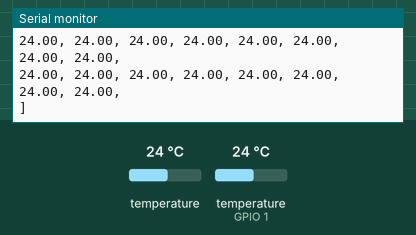
Recording of a sketch running on a simulated ESP8266 (NodeMCU). Shown: the last lines printed to the serial monitor. Inputs (shaded band) come from the test bench; at power-on: temperature 24 °C, temperature (sensor on GPIO 1) 24 °C. WiFi joins after 1.5 s; servers stay silent unless stated.

Above: at 2.7 s.
2.8 s: temperature (sensor 0) set to 12 °C
At 4.3 s:
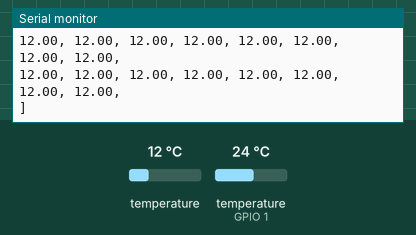
7.8 s: temperature (sensor on GPIO 1) set to 12 °C
9.8 s: temperature (sensor 0) set to 19 °C
At 11.2 s:
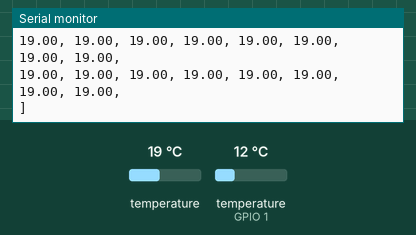
14.8 s: temperature (sensor on GPIO 1) set to 19 °C
Timing chart, 0 to 17.8 s (numbered marks = the images above; inputs shaded):
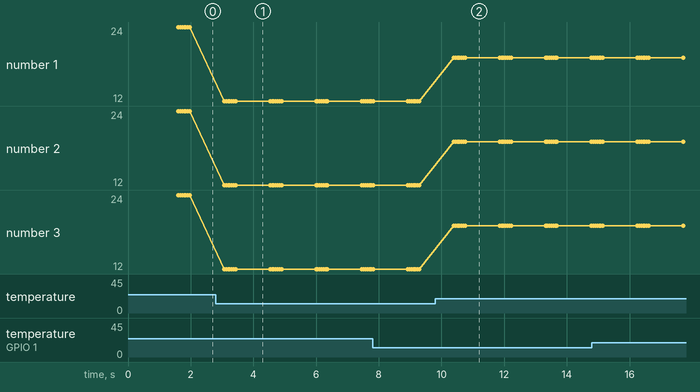

The sketch:

esp32-wifi-amg8833.ino
```cpp
#include "ESP8266WiFi.h"

#include <Wire.h>
#include <Adafruit_AMG88xx.h>

Adafruit_AMG88xx amg;

float pixels[AMG88xx_PIXEL_ARRAY_SIZE];


// WiFi parameters to be configured
const char* ssid = "Vodafone :-)";
const char* password = "casa1234";

void setup(void)
{

  /////////////////////////
  // Wifi Module

  Serial.begin(9600);
  // Connect to WiFi
  WiFi.begin(ssid, password);

  // while wifi not connected yet, print '.'
  // then after it connected, get out of the loop
  while (WiFi.status() != WL_CONNECTED) {
     delay(500);
     Serial.print(".");
  }
  //print a new line, then print WiFi connected and the IP address
  Serial.println("");
  Serial.println("WiFi connected");
  // Print the IP address
  Serial.println(WiFi.localIP());

  ////////////////////////////////

    Serial.println(F("AMG88xx pixels"));

    bool status;

    // default settings
    status = amg.begin();
    if (!status) {
        Serial.println("Could not find a valid AMG88xx sensor, check wiring!");
        while (1);
    }

    Serial.println("-- Pixels Test --");

    Serial.println();


}
void loop() {
  // Nothing

  //read all the pixels
    amg.readPixels(pixels);

    // Media
    Serial.print("Thermistor Temperature = ");
    Serial.print(amg.readThermistor());
    Serial.println(" *C");

    Serial.print("[");
    for(int i=1; i<=AMG88xx_PIXEL_ARRAY_SIZE; i++){
      Serial.print(pixels[i-1]);
      Serial.print(", ");
      if( i%8 == 0 ) Serial.println();
    }
    Serial.println("]");
    Serial.println();

    //delay a second
    delay(1000);
}
```

Measured:
- after the input at 2.8 s, the serial monitor: prints a new line after 0.24 s (image 1)
- after the input at 9.8 s, the serial monitor: prints a new line after 0.56 s (image 2)
- plotted number 1: 24 → 12 after the input at 2.8 s, 12 → 19 after the input at 9.8 s
- plotted number 2: 24 → 12 after the input at 2.8 s, 12 → 19 after the input at 9.8 s
- plotted number 3: 24 → 12 after the input at 2.8 s, 12 → 19 after the input at 9.8 s
